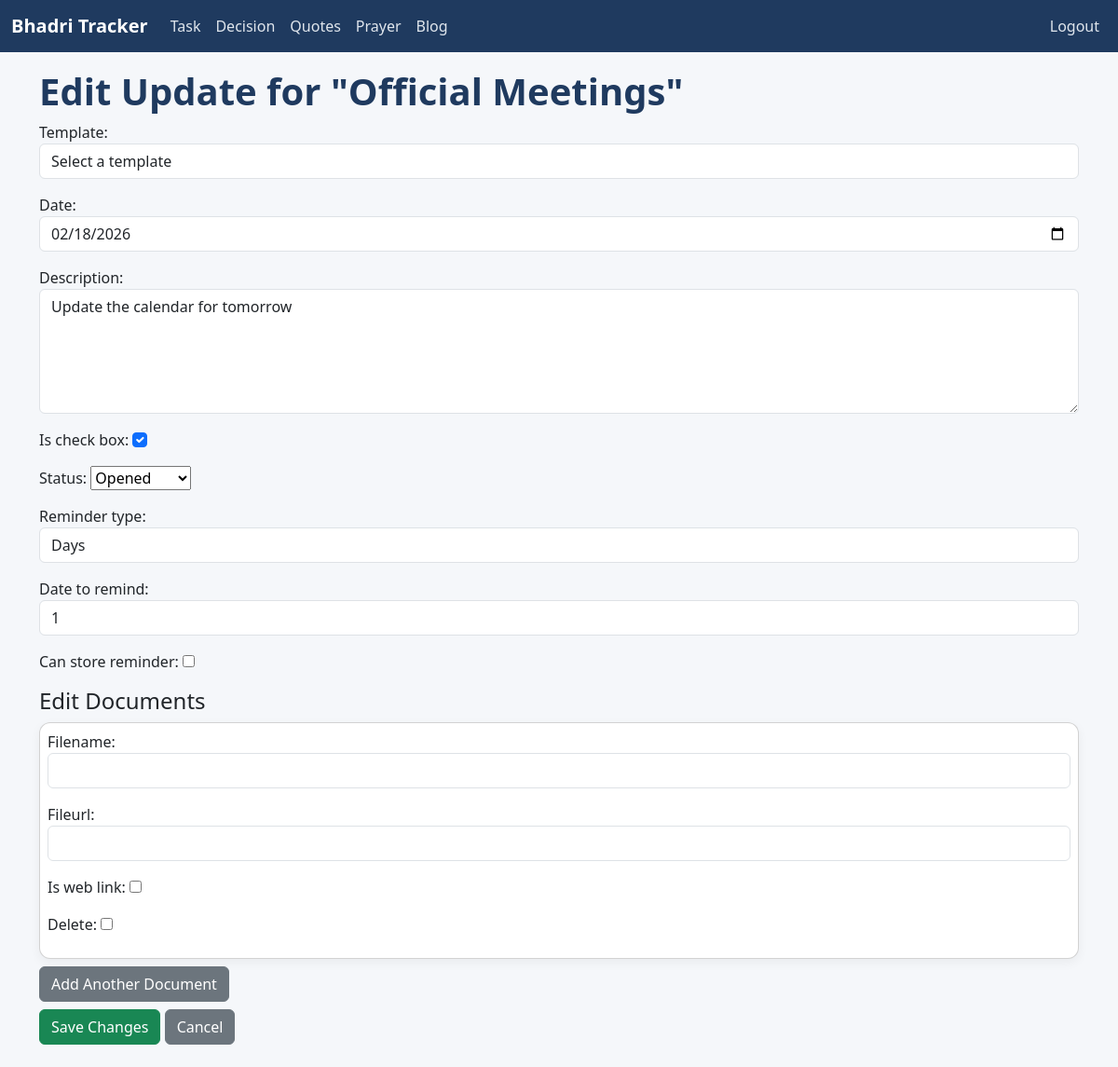
Before: /update/657/edit/ (signed in) with the older database file.
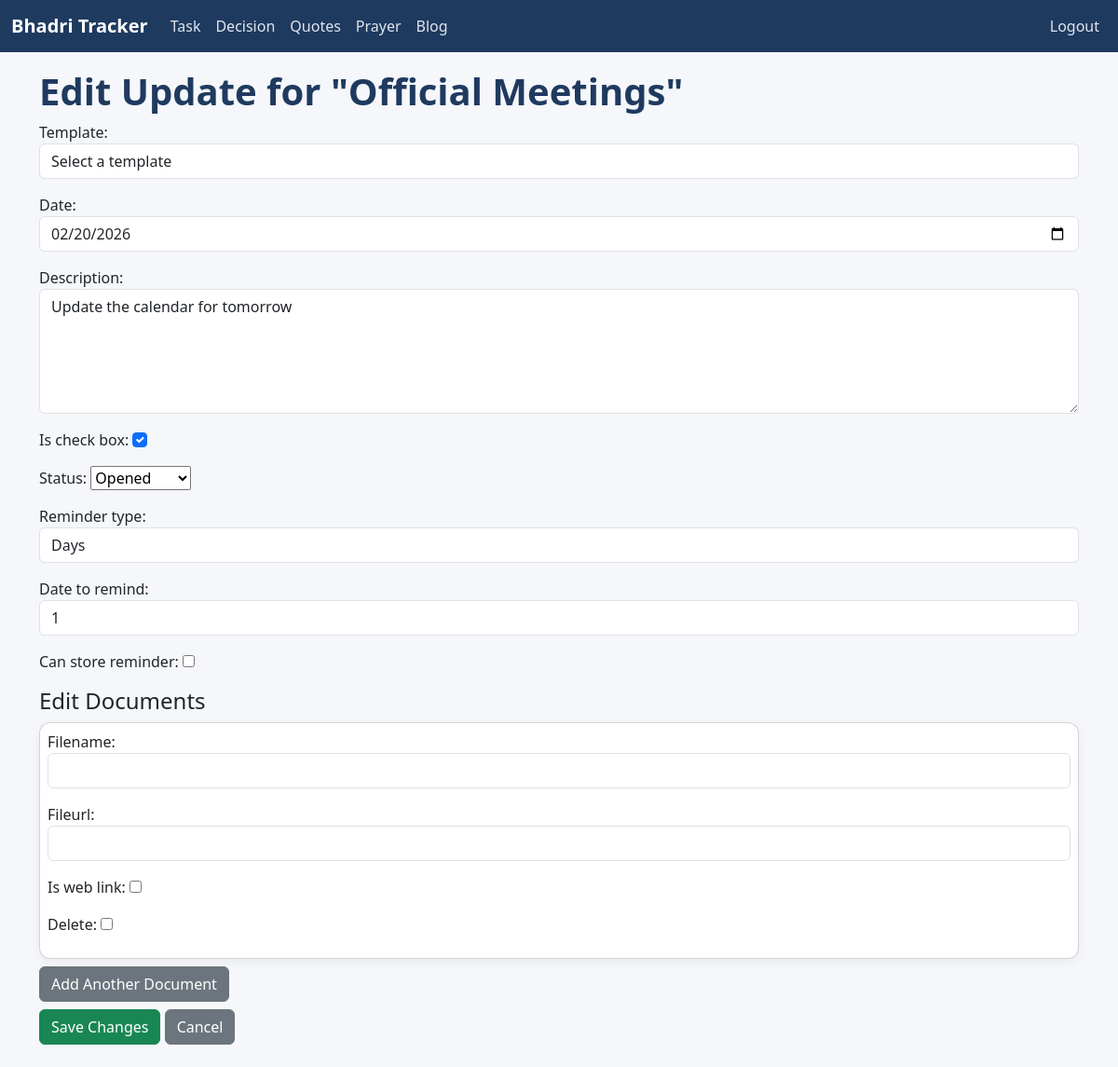
After: the same page with the newer database file.
### tracker/models.py (models this page shows, shortened)
class Update(models.Model):
    STATUS_CHOICES = [
        ('Opened', 'Opened'),
        ('InProgress', 'In Progress'),
        ('Completed', 'Completed'),
        ('Cancelled', 'Cancelled')
    ]
    REMINDER_CHOICE = [
        ('Days', 'Days'),
        ('Weekly', 'Weekly'),
        ('Monthly', 'Monthly'),
        ('Yearly', 'Yearly'),
    ]
    task = models.ForeignKey(Task, on_delete=models.CASCADE, related_name='updates')
    date = models.DateField(default=timezone.localtime(), null=True, blank=True)
    description = models.TextField()
    is_check_box = models.BooleanField(default=False)
    status = models.CharField(max_length=20, choices=STATUS_CHOICES, default='Opened')
    reminder_type = models.CharField(max_length=20, choices=REMINDER_CHOICE, null=True, blank=True)
    can_store_reminder = models.BooleanField(default=False)
    date_to_remind = models.IntegerField(null=True, blank=True)

class Task(models.Model):
    STATUS_CHOICES = [
        ('Opened', 'Opened'),
        ('InProgress', 'In Progress'),
        ('Completed', 'Completed'),
        ('Cancelled', 'Cancelled'),
        ('Hold', 'Hold'),
    ]
    name = models.CharField(max_length=200)
    status = models.CharField(max_length=20, choices=STATUS_CHOICES, default='Opened')
    task_type = models.ForeignKey(TaskType, on_delete=models.CASCADE)
    started_date = models.DateField(default=timezone.localtime(), null=True, blank=True)
    created_date = models.DateField(auto_now_add=True)
    updated_date = models.DateField(auto_now=True)
    completed_date = models.DateField(null=True, blank=True)
    target_date = models.DateField(default=timezone.localtime(), null=True, blank=True)
    is_bookmark = models.BooleanField(default=False)
    is_private = models.BooleanField(default=False)
    is_important = models.BooleanField(default=False)
    is_template = models.BooleanField(default=False)

### tracker/views.py (the view, shortened to what this page needs)
# urls.py: path('update/<int:pk>/edit/', views.UpdateEditView.as_view(), name='update_edit'),
class UpdateEditView(LoginRequiredMixin, View):
    def get(self, request, pk):
        update = get_object_or_404(Update, pk=pk)
        form = UpdateForm(instance=update)
        formset = DocumentFormSet(queryset=update.documents.all())
        return render(request, 'tracker/update_form.html', {
            'form': form,
            'formset': formset,
            'update': update,
        })

### tracker/forms.py
class UpdateForm(forms.ModelForm):
    template = forms.ModelChoiceField(
        queryset=UpdateTemplate.objects.all().order_by('name'),
        required=False,
        empty_label="Select a template",
        widget=forms.Select(attrs={'class': 'form-control'}),
        label="Template"
    )
    class Meta:
        model = Update
        fields = ['template', 'date', 'description', 'is_check_box', 'status', 'reminder_type', 'date_to_remind', 'can_store_reminder']
        widgets = {
            'date': forms.DateInput(attrs={'class': 'form-control', 'type': 'date'}),
            'description': forms.Textarea(attrs={'class': 'form-control', 'rows': 5}),
            'is_check_box': forms.CheckboxInput(attrs={'class': 'form-check-input'}),
            'reminder_type': forms.Select(attrs={'class': 'form-control'}),
            'date_to_remind': forms.NumberInput(attrs={
                'class': 'form-control',
                'placeholder': 'Days to remind',
                'min': 1,
                'max': 31,
                'step': 1
            }),
        }

### tracker/models.py (called while the page is built)
    def __str__(self):
        return self.name

### templates/tracker/update_form.html (shortened to what this page needs)
{% extends 'base.html' %}
{% load static %}
{% block content %}
<h1>Edit Update for "{{ update.task.name }}"</h1>
<form method="POST">
  {{ form.as_p }}
  <h4>Edit Documents</h4>
  <div id="formset">
    {% for form in formset %}
      <div class="card mb-2 p-2">
        {{ form.as_p }}
      </div>
    {% endfor %}
  </div>
  <button type="button" class="btn btn-secondary mb-2" id="add-more">Add Another Document</button>
  <br>
  <button type="submit" class="btn btn-success">Save Changes</button>
  <a href="{% url 'tracker:update_list' update.task.id %}" class="btn btn-secondary">Cancel</a>
</form>
{% endblock %}

Changed rows visible on the page:
changed Update "Update the calendar for tomorrow": date "02/18/2026" → "02/20/2026"
